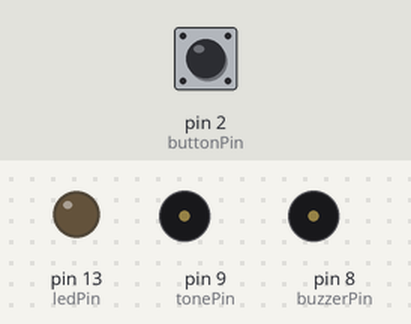
Simulated run of this sketch. Board: Arduino Uno, built with avr-gcc and run on an emulated ATmega328P. On the bench: output pins drawn as LEDs (lit = HIGH), buzzer (waves = sounding, pin HIGH). The test bench sets the inputs (shaded band); at power-on: pin 2 (buttonPin) HIGH.

Above: at 1.2 s.
1.3 s: pin 2 (buttonPin) pulled LOW for 0.15 s
At 1.37 s:
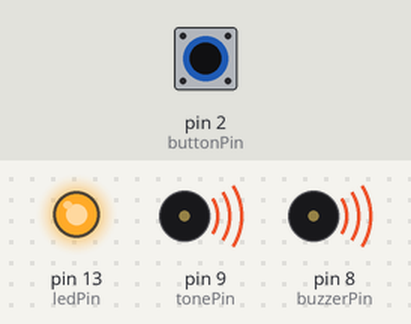
2.9 s: pin 2 (buttonPin) pulled LOW for 3.2 s
At 7.3 s:
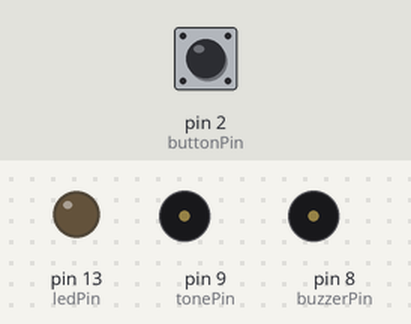
Timing chart, 0 to 8.8 s (numbered marks = the images above; inputs shaded):
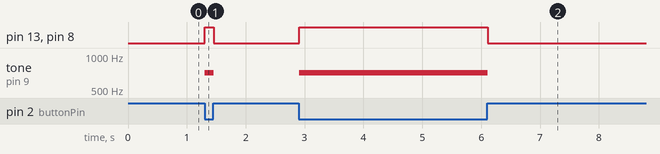

The sketch:

buzzer.ino
```cpp
// CW traning with buzzer or speaker or both and push button trigger by N4EAC
// Feel free to copy - modify

const int buttonPin = 2;     // Push button input
const int tonePin = 9;       // Transistor driving speaker
const int buzzerPin = 8;     // Buzzer output
const int ledPin = 13;       // Onboard LED

void setup() {
  pinMode(buttonPin, INPUT_PULLUP);  // Button active LOW
  pinMode(tonePin, OUTPUT);
  pinMode(buzzerPin, OUTPUT);
  pinMode(ledPin, OUTPUT);
}

void loop() {
  bool buttonPressed = digitalRead(buttonPin) == LOW;

  if (buttonPressed) {
    digitalWrite(buzzerPin, HIGH);     // Activate buzzer
    digitalWrite(ledPin, HIGH);        // LED ON
    tone(tonePin, 710);                // Louder tone through transistor
  } else {
    digitalWrite(buzzerPin, LOW);
    digitalWrite(ledPin, LOW);
    noTone(tonePin);
  }

  delay(10); // Simple debounce
}
```

Measured:
- after the input at 1.3 s, pin 13 (ledPin), pin 8 (buzzerPin): LOW → HIGH at once, → LOW 0.15 s later; tone on pin 9 (tonePin): silent → 710 Hz at once, → silent 0.15 s later
- after the input at 2.9 s, pin 13 (ledPin), pin 8 (buzzerPin): LOW → HIGH at once, → LOW 3.2 s later; tone on pin 9 (tonePin): silent → 710 Hz at once, → silent 3.2 s later
